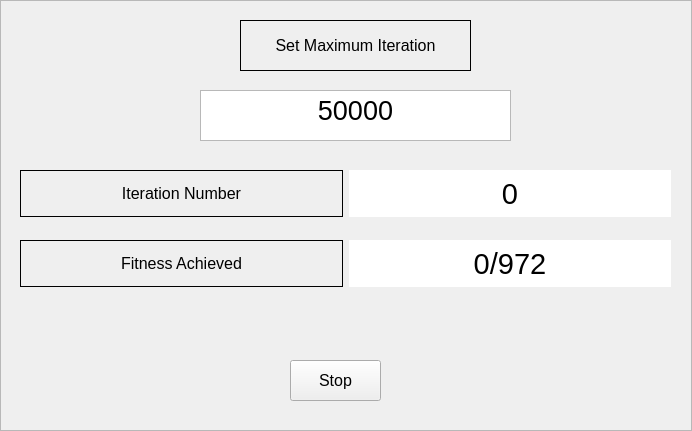
   <widget class="QFrame" name="frame">
    <property name="geometry">
     <rect>
      <x>580</x>
      <y>170</y>
      <width>692</width>
      <height>431</height>
     </rect>
    </property>
    <property name="frameShape">
     <enum>QFrame::StyledPanel</enum>
    </property>
    <property name="frameShadow">
     <enum>QFrame::Raised</enum>
    </property>
    <widget class="QTextEdit" name="MaxItr">
     <property name="geometry">
      <rect>
       <x>200</x>
       <y>90</y>
       <width>311</width>
       <height>51</height>
      </rect>
     </property>
     <property name="font">
      <font>
       <pointsize>20</pointsize>
      </font>
     </property>
     <property name="verticalScrollBarPolicy">
      <enum>Qt::ScrollBarAlwaysOff</enum>
     </property>
     <property name="horizontalScrollBarPolicy">
      <enum>Qt::ScrollBarAlwaysOff</enum>
     </property>
     <property name="html">
      <string>&lt;!DOCTYPE HTML PUBLIC &quot;-//W3C//DTD HTML 4.0//EN&quot; &quot;http://www.w3.org/TR/REC-html40/strict.dtd&quot;&gt;
&lt;html&gt;&lt;head&gt;&lt;meta name=&quot;qrichtext&quot; content=&quot;1&quot; /&gt;&lt;style type=&quot;text/css&quot;&gt;
p, li { white-space: pre-wrap; }
&lt;/style&gt;&lt;/head&gt;&lt;body style=&quot; font-family:'MS Shell Dlg 2'; font-size:20pt; font-weight:400; font-style:normal;&quot;&gt;
&lt;p align=&quot;center&quot; style=&quot; margin-top:0px; margin-bottom:0px; margin-left:0px; margin-right:0px; -qt-block-indent:0; text-indent:0px;&quot;&gt;50000&lt;/p&gt;&lt;/body&gt;&lt;/html&gt;</string>
     </property>
    </widget>
    <widget class="QLabel" name="Max">
     <property name="geometry">
      <rect>
       <x>240</x>
       <y>20</y>
       <width>231</width>
       <height>51</height>
      </rect>
     </property>
     <property name="font">
      <font>
       <pointsize>12</pointsize>
      </font>
     </property>
     <property name="autoFillBackground">
      <bool>true</bool>
     </property>
     <property name="frameShape">
      <enum>QFrame::Panel</enum>
     </property>
     <property name="text">
      <string>Set Maximum Iteration</string>
     </property>
     <property name="alignment">
      <set>Qt::AlignCenter</set>
     </property>
     <property name="textInteractionFlags">
      <set>Qt::NoTextInteraction</set>
     </property>
    </widget>
    <widget class="QWidget" name="layoutWidget">
     <property name="geometry">
      <rect>
       <x>20</x>
       <y>240</y>
       <width>651</width>
       <height>47</height>
      </rect>
     </property>
     <layout class="QHBoxLayout" name="horizontalLayout_2">
      <item>
       <widget class="QLabel" name="label_2">
        <property name="font">
         <font>
          <pointsize>12</pointsize>
         </font>
        </property>
        <property name="autoFillBackground">
         <bool>true</bool>
        </property>
        <property name="frameShape">
         <enum>QFrame::Panel</enum>
        </property>
        <property name="text">
         <string>Fitness Achieved</string>
        </property>
        <property name="alignment">
         <set>Qt::AlignCenter</set>
        </property>
        <property name="textInteractionFlags">
         <set>Qt::NoTextInteraction</set>
        </property>
       </widget>
      </item>
      <item>
       <widget class="QLabel" name="Fitness">
        <property name="font">
         <font>
          <pointsize>22</pointsize>
         </font>
        </property>
        <property name="styleSheet">
         <string notr="true">background-color: rgb(255, 255, 255);</string>
        </property>
        <property name="text">
         <string>0/972</string>
        </property>
        <property name="alignment">
         <set>Qt::AlignCenter</set>
        </property>
       </widget>
      </item>
     </layout>
    </widget>
    <widget class="QWidget" name="layoutWidget_2">
     <property name="geometry">
      <rect>
       <x>20</x>
       <y>170</y>
       <width>651</width>
       <height>47</height>
      </rect>
     </property>
     <layout class="QHBoxLayout" name="horizontalLayout_3">
      <item>
       <widget class="QLabel" name="Itr">
        <property name="font">
         <font>
          <pointsize>12</pointsize>
         </font>
        </property>
        <property name="autoFillBackground">
         <bool>true</bool>
        </property>
        <property name="frameShape">
         <enum>QFrame::Panel</enum>
        </property>
        <property name="text">
         <string>Iteration Number</string>
        </property>
        <property name="alignment">
         <set>Qt::AlignCenter</set>
        </property>
        <property name="textInteractionFlags">
         <set>Qt::NoTextInteraction</set>
        </property>
       </widget>
      </item>
      <item>
       <widget class="QLabel" name="ItrNum">
        <property name="font">
         <font>
          <pointsize>22</pointsize>
         </font>
        </property>
        <property name="styleSheet">
         <string notr="true">background-color: rgb(255, 255, 255);</string>
        </property>
        <property name="text">
         <string>0</string>
        </property>
        <property name="alignment">
         <set>Qt::AlignCenter</set>
        </property>
       </widget>
      </item>
     </layout>
    </widget>
    <widget class="QPushButton" name="Stop">
     <property name="geometry">
      <rect>
       <x>290</x>
       <y>360</y>
       <width>91</width>
       <height>41</height>
      </rect>
     </property>
     <property name="font">
      <font>
       <pointsize>12</pointsize>
      </font>
     </property>
     <property name="text">
      <string>Stop</string>
     </property>
    </widget>
   </widget>
